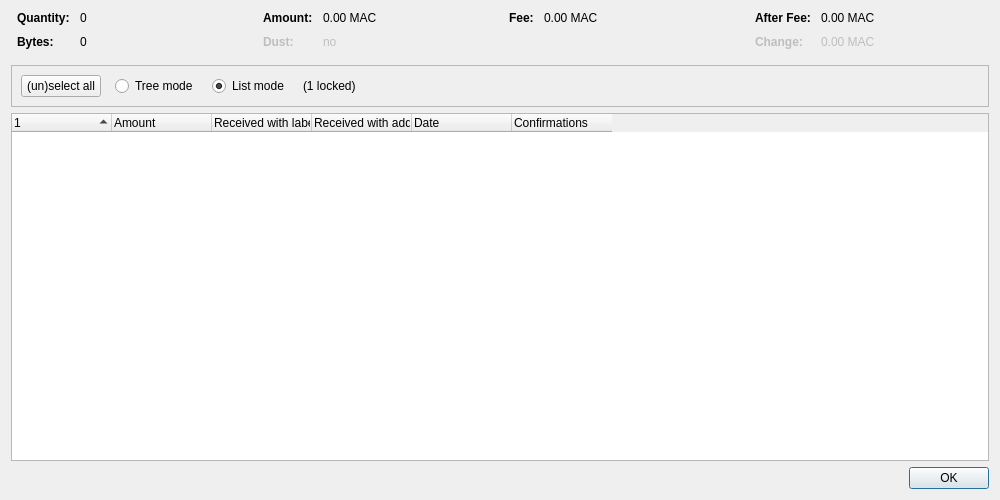
<?xml version="1.0" encoding="UTF-8"?>
<ui version="4.0">
 <class>CoinControlDialog</class>
 <widget class="QDialog" name="CoinControlDialog">
  <property name="geometry">
   <rect>
    <x>0</x>
    <y>0</y>
    <width>1000</width>
    <height>500</height>
   </rect>
  </property>
  <property name="windowTitle">
   <string>Coin Selection</string>
  </property>
  <layout class="QVBoxLayout" name="verticalLayout">
   <item>
    <layout class="QHBoxLayout" name="horizontalLayoutTop" stretch="0,0,0,0">
     <property name="topMargin">
      <number>0</number>
     </property>
     <property name="bottomMargin">
      <number>10</number>
     </property>
     <item>
      <layout class="QFormLayout" name="formLayoutCoinControl1">
       <property name="horizontalSpacing">
        <number>10</number>
       </property>
       <property name="verticalSpacing">
        <number>10</number>
       </property>
       <property name="leftMargin">
        <number>6</number>
       </property>
       <property name="rightMargin">
        <number>6</number>
       </property>
       <item row="0" column="0">
        <widget class="QLabel" name="labelCoinControlQuantityText">
         <property name="font">
          <font>
           <weight>75</weight>
           <bold>true</bold>
          </font>
         </property>
         <property name="text">
          <string>Quantity:</string>
         </property>
        </widget>
       </item>
       <item row="0" column="1">
        <widget class="QLabel" name="labelCoinControlQuantity">
         <property name="cursor">
          <cursorShape>IBeamCursor</cursorShape>
         </property>
         <property name="contextMenuPolicy">
          <enum>Qt::ActionsContextMenu</enum>
         </property>
         <property name="text">
          <string notr="true">0</string>
         </property>
         <property name="textInteractionFlags">
          <set>Qt::LinksAccessibleByMouse|Qt::TextSelectableByKeyboard|Qt::TextSelectableByMouse</set>
         </property>
        </widget>
       </item>
       <item row="1" column="0">
        <widget class="QLabel" name="labelCoinControlBytesText">
         <property name="font">
          <font>
           <weight>75</weight>
           <bold>true</bold>
          </font>
         </property>
         <property name="text">
          <string>Bytes:</string>
         </property>
        </widget>
       </item>
       <item row="1" column="1">
        <widget class="QLabel" name="labelCoinControlBytes">
         <property name="cursor">
          <cursorShape>IBeamCursor</cursorShape>
         </property>
         <property name="contextMenuPolicy">
          <enum>Qt::ActionsContextMenu</enum>
         </property>
         <property name="text">
          <string notr="true">0</string>
         </property>
         <property name="textInteractionFlags">
          <set>Qt::LinksAccessibleByMouse|Qt::TextSelectableByKeyboard|Qt::TextSelectableByMouse</set>
         </property>
        </widget>
       </item>
      </layout>
     </item>
     <item>
      <layout class="QFormLayout" name="formLayoutCoinControl2">
       <property name="horizontalSpacing">
        <number>10</number>
       </property>
       <property name="verticalSpacing">
        <number>10</number>
       </property>
       <property name="leftMargin">
        <number>6</number>
       </property>
       <property name="rightMargin">
        <number>6</number>
       </property>
       <item row="0" column="0">
        <widget class="QLabel" name="labelCoinControlAmountText">
         <property name="font">
          <font>
           <weight>75</weight>
           <bold>true</bold>
          </font>
         </property>
         <property name="text">
          <string>Amount:</string>
         </property>
        </widget>
       </item>
       <item row="0" column="1">
        <widget class="QLabel" name="labelCoinControlAmount">
         <property name="cursor">
          <cursorShape>IBeamCursor</cursorShape>
         </property>
         <property name="contextMenuPolicy">
          <enum>Qt::ActionsContextMenu</enum>
         </property>
         <property name="text">
          <string notr="true">0.00 MAC</string>
         </property>
         <property name="textInteractionFlags">
          <set>Qt::LinksAccessibleByMouse|Qt::TextSelectableByKeyboard|Qt::TextSelectableByMouse</set>
         </property>
        </widget>
       </item>
       <item row="1" column="0">
        <widget class="QLabel" name="labelCoinControlLowOutputText">
         <property name="enabled">
          <bool>false</bool>
         </property>
         <property name="font">
          <font>
           <weight>75</weight>
           <bold>true</bold>
          </font>
         </property>
         <property name="text">
          <string>Dust:</string>
         </property>
        </widget>
       </item>
       <item row="1" column="1">
        <widget class="QLabel" name="labelCoinControlLowOutput">
         <property name="enabled">
          <bool>false</bool>
         </property>
         <property name="cursor">
          <cursorShape>IBeamCursor</cursorShape>
         </property>
         <property name="contextMenuPolicy">
          <enum>Qt::ActionsContextMenu</enum>
         </property>
         <property name="text">
          <string notr="true">no</string>
         </property>
         <property name="textInteractionFlags">
          <set>Qt::LinksAccessibleByMouse|Qt::TextSelectableByKeyboard|Qt::TextSelectableByMouse</set>
         </property>
        </widget>
       </item>
      </layout>
     </item>
     <item>
      <layout class="QFormLayout" name="formLayoutCoinControl3">
       <property name="horizontalSpacing">
        <number>10</number>
       </property>
       <property name="verticalSpacing">
        <number>10</number>
       </property>
       <property name="leftMargin">
        <number>6</number>
       </property>
       <property name="rightMargin">
        <number>6</number>
       </property>
       <item row="0" column="0">
        <widget class="QLabel" name="labelCoinControlFeeText">
         <property name="font">
          <font>
           <weight>75</weight>
           <bold>true</bold>
          </font>
         </property>
         <property name="text">
          <string>Fee:</string>
         </property>
        </widget>
       </item>
       <item row="0" column="1">
        <widget class="QLabel" name="labelCoinControlFee">
         <property name="cursor">
          <cursorShape>IBeamCursor</cursorShape>
         </property>
         <property name="contextMenuPolicy">
          <enum>Qt::ActionsContextMenu</enum>
         </property>
         <property name="text">
          <string notr="true">0.00 MAC</string>
         </property>
         <property name="textInteractionFlags">
          <set>Qt::LinksAccessibleByMouse|Qt::TextSelectableByKeyboard|Qt::TextSelectableByMouse</set>
         </property>
        </widget>
       </item>
      </layout>
     </item>
     <item>
      <layout class="QFormLayout" name="formLayoutCoinControl4">
       <property name="horizontalSpacing">
        <number>10</number>
       </property>
       <property name="verticalSpacing">
        <number>10</number>
       </property>
       <property name="leftMargin">
        <number>6</number>
       </property>
       <property name="rightMargin">
        <number>6</number>
       </property>
       <item row="0" column="0">
        <widget class="QLabel" name="labelCoinControlAfterFeeText">
         <property name="font">
          <font>
           <weight>75</weight>
           <bold>true</bold>
          </font>
         </property>
         <property name="text">
          <string>After Fee:</string>
         </property>
        </widget>
       </item>
       <item row="0" column="1">
        <widget class="QLabel" name="labelCoinControlAfterFee">
         <property name="cursor">
          <cursorShape>IBeamCursor</cursorShape>
         </property>
         <property name="contextMenuPolicy">
          <enum>Qt::ActionsContextMenu</enum>
         </property>
         <property name="text">
          <string notr="true">0.00 MAC</string>
         </property>
         <property name="textInteractionFlags">
          <set>Qt::LinksAccessibleByMouse|Qt::TextSelectableByKeyboard|Qt::TextSelectableByMouse</set>
         </property>
        </widget>
       </item>
       <item row="1" column="0">
        <widget class="QLabel" name="labelCoinControlChangeText">
         <property name="enabled">
          <bool>false</bool>
         </property>
         <property name="font">
          <font>
           <weight>75</weight>
           <bold>true</bold>
          </font>
         </property>
         <property name="text">
          <string>Change:</string>
         </property>
        </widget>
       </item>
       <item row="1" column="1">
        <widget class="QLabel" name="labelCoinControlChange">
         <property name="enabled">
          <bool>false</bool>
         </property>
         <property name="cursor">
          <cursorShape>IBeamCursor</cursorShape>
         </property>
         <property name="contextMenuPolicy">
          <enum>Qt::ActionsContextMenu</enum>
         </property>
         <property name="text">
          <string notr="true">0.00 MAC</string>
         </property>
         <property name="textInteractionFlags">
          <set>Qt::LinksAccessibleByMouse|Qt::TextSelectableByKeyboard|Qt::TextSelectableByMouse</set>
         </property>
        </widget>
       </item>
      </layout>
     </item>
    </layout>
   </item>
   <item>
    <widget class="QFrame" name="frame">
     <property name="minimumSize">
      <size>
       <width>0</width>
       <height>40</height>
      </size>
     </property>
     <property name="frameShape">
      <enum>QFrame::StyledPanel</enum>
     </property>
     <property name="frameShadow">
      <enum>QFrame::Sunken</enum>
     </property>
     <layout class="QHBoxLayout" name="horizontalLayout">
      <item>
       <layout class="QHBoxLayout" name="horizontalLayoutPanel" stretch="0,0,0,0,0">
        <property name="spacing">
         <number>14</number>
        </property>
        <item>
         <widget class="QPushButton" name="pushButtonSelectAll">
          <property name="sizePolicy">
           <sizepolicy hsizetype="Maximum" vsizetype="Fixed">
            <horstretch>0</horstretch>
            <verstretch>0</verstretch>
           </sizepolicy>
          </property>
          <property name="text">
           <string>(un)select all</string>
          </property>
          <property name="autoDefault">
           <bool>false</bool>
          </property>
         </widget>
        </item>
        <item>
         <widget class="QRadioButton" name="radioTreeMode">
          <property name="sizePolicy">
           <sizepolicy hsizetype="Maximum" vsizetype="Fixed">
            <horstretch>0</horstretch>
            <verstretch>0</verstretch>
           </sizepolicy>
          </property>
          <property name="text">
           <string>Tree mode</string>
          </property>
         </widget>
        </item>
        <item>
         <widget class="QRadioButton" name="radioListMode">
          <property name="sizePolicy">
           <sizepolicy hsizetype="Maximum" vsizetype="Fixed">
            <horstretch>0</horstretch>
            <verstretch>0</verstretch>
           </sizepolicy>
          </property>
          <property name="text">
           <string>List mode</string>
          </property>
          <property name="checked">
           <bool>true</bool>
          </property>
         </widget>
        </item>
        <item>
         <widget class="QLabel" name="labelLocked">
          <property name="text">
           <string notr="true">(1 locked)</string>
          </property>
         </widget>
        </item>
        <item>
         <spacer name="horizontalSpacer">
          <property name="orientation">
           <enum>Qt::Horizontal</enum>
          </property>
          <property name="sizeHint" stdset="0">
           <size>
            <width>40</width>
            <height>20</height>
           </size>
          </property>
         </spacer>
        </item>
       </layout>
      </item>
     </layout>
    </widget>
   </item>
   <item>
    <widget class="CoinControlTreeWidget" name="treeWidget">
     <property name="contextMenuPolicy">
      <enum>Qt::CustomContextMenu</enum>
     </property>
     <property name="sortingEnabled">
      <bool>false</bool>
     </property>
     <property name="columnCount">
      <number>6</number>
     </property>
     <attribute name="headerShowSortIndicator" stdset="0">
      <bool>true</bool>
     </attribute>
     <attribute name="headerStretchLastSection">
      <bool>false</bool>
     </attribute>
     <column>
      <property name="text">
       <string/>
      </property>
     </column>
     <column>
      <property name="text">
       <string>Amount</string>
      </property>
     </column>
     <column>
      <property name="text">
       <string>Received with label</string>
      </property>
     </column>
     <column>
      <property name="text">
       <string>Received with address</string>
      </property>
     </column>
     <column>
      <property name="text">
       <string>Date</string>
      </property>
     </column>
     <column>
      <property name="text">
       <string>Confirmations</string>
      </property>
      <property name="toolTip">
       <string>Confirmed</string>
      </property>
     </column>
     <column>
      <property name="text">
       <string/>
      </property>
     </column>
     <column>
      <property name="text">
       <string/>
      </property>
     </column>
     <column>
      <property name="text">
       <string/>
      </property>
     </column>
     <column>
      <property name="text">
       <string/>
      </property>
     </column>
    </widget>
   </item>
   <item>
    <widget class="QDialogButtonBox" name="buttonBox">
     <property name="orientation">
      <enum>Qt::Horizontal</enum>
     </property>
     <property name="standardButtons">
      <set>QDialogButtonBox::Ok</set>
     </property>
    </widget>
   </item>
  </layout>
 </widget>
 <customwidgets>
  <customwidget>
   <class>CoinControlTreeWidget</class>
   <extends>QTreeWidget</extends>
   <header>qt/coincontroltreewidget.h</header>
  </customwidget>
 </customwidgets>
 <resources/>
 <connections/>
</ui>
